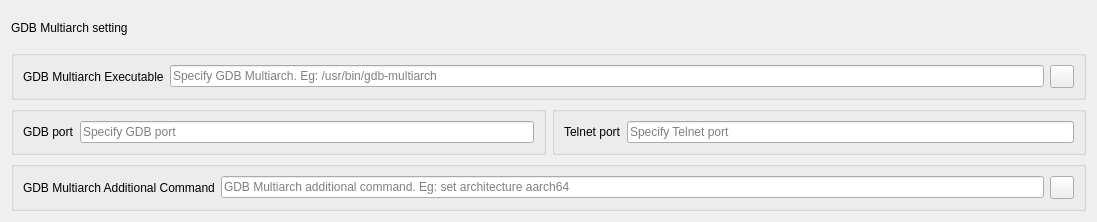
              <widget class="QWidget" name="GDBMultiarchTab">
               <attribute name="title">
                <string>GDB Multiarch</string>
               </attribute>
               <layout class="QGridLayout" name="gridLayout_10">
                <item row="0" column="0">
                 <layout class="QHBoxLayout" name="horizontalLayout_28">
                  <item>
                   <widget class="QLabel" name="openOCDMainSettingLabel_2">
                    <property name="text">
                     <string>GDB Multiarch setting</string>
                    </property>
                   </widget>
                  </item>
                  <item>
                   <spacer name="horizontalSpacer_13">
                    <property name="orientation">
                     <enum>Qt::Horizontal</enum>
                    </property>
                    <property name="sizeHint" stdset="0">
                     <size>
                      <width>958</width>
                      <height>33</height>
                     </size>
                    </property>
                   </spacer>
                  </item>
                 </layout>
                </item>
                <item row="1" column="0">
                 <widget class="QGroupBox" name="executableNameGroupBox_5">
                  <property name="enabled">
                   <bool>true</bool>
                  </property>
                  <property name="title">
                   <string notr="true"/>
                  </property>
                  <property name="alignment">
                   <set>Qt::AlignLeading|Qt::AlignLeft|Qt::AlignTop</set>
                  </property>
                  <property name="flat">
                   <bool>false</bool>
                  </property>
                  <layout class="QGridLayout" name="gridLayout_14">
                   <item row="0" column="0">
                    <layout class="QHBoxLayout" name="horizontalLayout_19">
                     <item>
                      <widget class="QLabel" name="openOcdGdbMultiarchPathLabel">
                       <property name="text">
                        <string>GDB Multiarch Executable</string>
                       </property>
                      </widget>
                     </item>
                     <item>
                      <widget class="QLineEdit" name="openOcdGdbMultiarchLineEdit">
                       <property name="sizePolicy">
                        <sizepolicy hsizetype="Expanding" vsizetype="Fixed">
                         <horstretch>0</horstretch>
                         <verstretch>0</verstretch>
                        </sizepolicy>
                       </property>
                       <property name="toolTip">
                        <string>Specify GDB Multiarch</string>
                       </property>
                       <property name="placeholderText">
                        <string>Specify GDB Multiarch. Eg: /usr/bin/gdb-multiarch</string>
                       </property>
                       <property name="clearButtonEnabled">
                        <bool>true</bool>
                       </property>
                      </widget>
                     </item>
                     <item>
                      <widget class="QToolButton" name="openOcdGdbMultiarchHelpButton">
                       <property name="sizePolicy">
                        <sizepolicy hsizetype="Minimum" vsizetype="Fixed">
                         <horstretch>0</horstretch>
                         <verstretch>0</verstretch>
                        </sizepolicy>
                       </property>
                       <property name="minimumSize">
                        <size>
                         <width>24</width>
                         <height>23</height>
                        </size>
                       </property>
                       <property name="maximumSize">
                        <size>
                         <width>24</width>
                         <height>23</height>
                        </size>
                       </property>
                       <property name="toolTip">
                        <string>Open a dialog to select an executable.</string>
                       </property>
                       <property name="text">
                        <string/>
                       </property>
                       <property name="icon">
                        <iconset resource="resource.qrc">
                         <normaloff>:/seer/resources/RelaxLightIcons/document-open.svg</normaloff>:/seer/resources/RelaxLightIcons/document-open.svg</iconset>
                       </property>
                      </widget>
                     </item>
                    </layout>
                   </item>
                  </layout>
                 </widget>
                </item>
                <item row="2" column="0">
                 <layout class="QHBoxLayout" name="horizontalLayout_15">
                  <item>
                   <widget class="QGroupBox" name="executableNameGroupBox_3">
                    <property name="enabled">
                     <bool>true</bool>
                    </property>
                    <property name="title">
                     <string notr="true"/>
                    </property>
                    <property name="alignment">
                     <set>Qt::AlignLeading|Qt::AlignLeft|Qt::AlignTop</set>
                    </property>
                    <property name="flat">
                     <bool>false</bool>
                    </property>
                    <layout class="QGridLayout" name="gridLayout">
                     <item row="0" column="0">
                      <layout class="QHBoxLayout" name="horizontalLayout_26">
                       <item>
                        <widget class="QLabel" name="openOCD_GDB_Port_Label">
                         <property name="text">
                          <string>GDB port</string>
                         </property>
                        </widget>
                       </item>
                       <item>
                        <widget class="QLineEdit" name="openOCD_GDB_Port_LineEdit">
                         <property name="sizePolicy">
                          <sizepolicy hsizetype="Expanding" vsizetype="Fixed">
                           <horstretch>0</horstretch>
                           <verstretch>0</verstretch>
                          </sizepolicy>
                         </property>
                         <property name="toolTip">
                          <string>Specify GDB port</string>
                         </property>
                         <property name="placeholderText">
                          <string>Specify GDB port</string>
                         </property>
                         <property name="clearButtonEnabled">
                          <bool>true</bool>
                         </property>
                        </widget>
                       </item>
                      </layout>
                     </item>
                    </layout>
                   </widget>
                  </item>
                  <item>
                   <widget class="QGroupBox" name="executableNameGroupBox_4">
                    <property name="enabled">
                     <bool>true</bool>
                    </property>
                    <property name="title">
                     <string notr="true"/>
                    </property>
                    <property name="alignment">
                     <set>Qt::AlignLeading|Qt::AlignLeft|Qt::AlignTop</set>
                    </property>
                    <property name="flat">
                     <bool>false</bool>
                    </property>
                    <layout class="QGridLayout" name="gridLayout_13">
                     <item row="0" column="0">
                      <layout class="QHBoxLayout" name="horizontalLayout_24">
                       <item>
                        <widget class="QLabel" name="openOCD_GDB_Port_Label_2">
                         <property name="text">
                          <string>Telnet port</string>
                         </property>
                        </widget>
                       </item>
                       <item>
                        <widget class="QLineEdit" name="openOCD_Telnet_Port_LineEdit">
                         <property name="sizePolicy">
                          <sizepolicy hsizetype="Expanding" vsizetype="Fixed">
                           <horstretch>0</horstretch>
                           <verstretch>0</verstretch>
                          </sizepolicy>
                         </property>
                         <property name="toolTip">
                          <string>Specify Telnet port</string>
                         </property>
                         <property name="placeholderText">
                          <string>Specify Telnet port</string>
                         </property>
                         <property name="clearButtonEnabled">
                          <bool>true</bool>
                         </property>
                        </widget>
                       </item>
                      </layout>
                     </item>
                    </layout>
                   </widget>
                  </item>
                 </layout>
                </item>
                <item row="3" column="0">
                 <widget class="QGroupBox" name="executableNameGroupBox_7">
                  <property name="enabled">
                   <bool>true</bool>
                  </property>
                  <property name="title">
                   <string notr="true"/>
                  </property>
                  <property name="alignment">
                   <set>Qt::AlignLeading|Qt::AlignLeft|Qt::AlignTop</set>
                  </property>
                  <property name="flat">
                   <bool>false</bool>
                  </property>
                  <layout class="QGridLayout" name="gridLayout_16">
                   <item row="0" column="0">
                    <layout class="QHBoxLayout" name="horizontalLayout_23">
                     <item>
                      <widget class="QLabel" name="executableOpenOCDPathLabel_3">
                       <property name="text">
                        <string>GDB Multiarch Additional Command</string>
                       </property>
                      </widget>
                     </item>
                     <item>
                      <widget class="QLineEdit" name="openOCDGdbCommandLineEdit">
                       <property name="sizePolicy">
                        <sizepolicy hsizetype="Expanding" vsizetype="Fixed">
                         <horstretch>0</horstretch>
                         <verstretch>0</verstretch>
                        </sizepolicy>
                       </property>
                       <property name="toolTip">
                        <string>GDB Multiarch additional command</string>
                       </property>
                       <property name="placeholderText">
                        <string>GDB Multiarch additional command. Eg: set architecture aarch64</string>
                       </property>
                       <property name="clearButtonEnabled">
                        <bool>true</bool>
                       </property>
                      </widget>
                     </item>
                     <item>
                      <widget class="QToolButton" name="executableOpenOCDButton_3">
                       <property name="sizePolicy">
                        <sizepolicy hsizetype="Minimum" vsizetype="Fixed">
                         <horstretch>0</horstretch>
                         <verstretch>0</verstretch>
                        </sizepolicy>
                       </property>
                       <property name="minimumSize">
                        <size>
                         <width>24</width>
                         <height>23</height>
                        </size>
                       </property>
                       <property name="maximumSize">
                        <size>
                         <width>24</width>
                         <height>23</height>
                        </size>
                       </property>
                       <property name="toolTip">
                        <string>Open a dialog to select an executable.</string>
                       </property>
                       <property name="text">
                        <string/>
                       </property>
                       <property name="icon">
                        <iconset resource="resource.qrc">
                         <normaloff>:/seer/resources/RelaxLightIcons/document-open.svg</normaloff>:/seer/resources/RelaxLightIcons/document-open.svg</iconset>
                       </property>
                      </widget>
                     </item>
                    </layout>
                   </item>
                  </layout>
                 </widget>
                </item>
               </layout>
              </widget>
